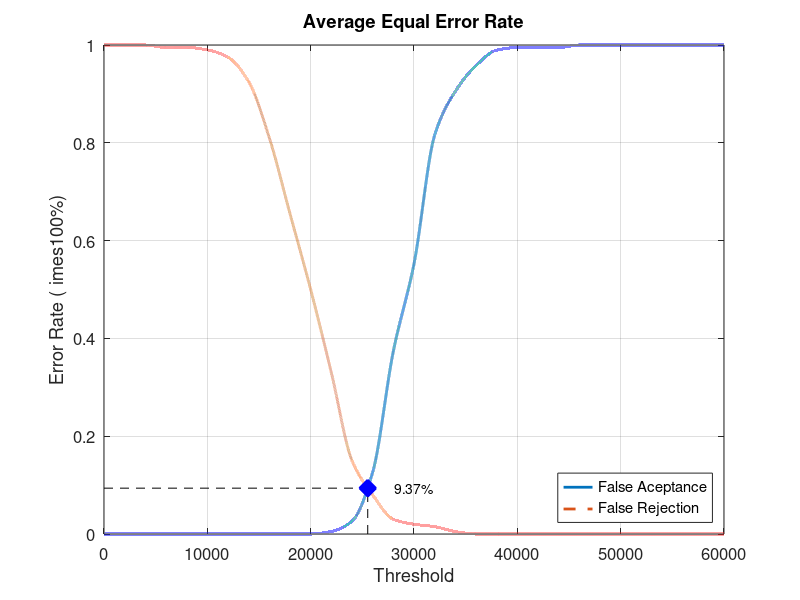
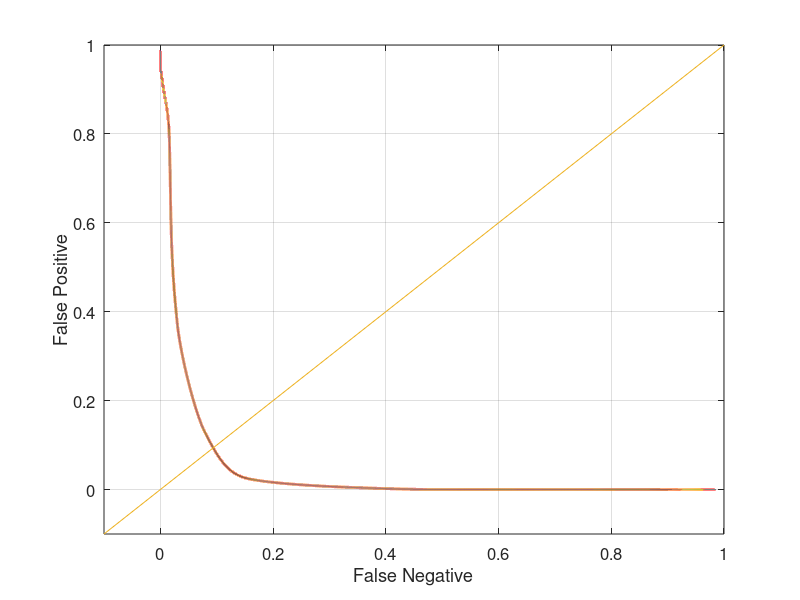

MATLAB code to generate these figures, in order:
close all;
clear;
clc;
x = 0:2000:60000;
xq = 0:0.5:60000;

y0 = [0 0 0 0 0 0 0 0 0 0 0 0.00526316 0.0263158 0.126316 0.373684 0.552632 0.815789 0.905263 0.957895 0.989474 0.994737 0.994737 0.994737 1 1 1 1 1 1 1 1]
yy0 = interp1(x, y0, xq, 'pchip');
y1 = [1 1 1 0.995 0.995 0.99 0.975 0.925 0.81 0.655 0.5 0.33 0.15 0.08 0.03 0.02 0.015 0.005 0 0 0 0 0 0 0 0 0 0 0 0 0]
yy1 = interp1(x, y1, xq, 'pchip');

% Calculating EER: 
y2 = abs(y0 - y1);
find(y2 == min(y2))
yy2 = abs(yy0 - yy1);
xEER = find(yy2 == min(yy2));
xEERIndex = xq(xEER) % X-axis EER
yEER = yy0(xEER) % Y-axis EER

main = figure
plot(xq, yy0,'-','LineWidth', 2);	hold on
plot(xq, yy1,'--','LineWidth', 2);	hold on
plot([xEERIndex xEERIndex], [0 yEER], 'k--');	hold on
plot([0 xEERIndex], [yEER yEER], 'k--');	hold on
plot(xEERIndex, yEER, 'bx', 'LineWidth', 10);	hold on
text(xEERIndex + 10 * xEERIndex / 100, yEER, [num2str(round((10000 * yEER)) / 100) '%'])
legend('False Aceptance', 'False Rejection', 'Location', 'SouthEast')
xlabel('Threshold')
ylabel('Error Rate (	imes100%)')
title('Average Equal Error Rate')
set(gca, 'FontSize', 12)
axis([0 60000 0 1])
grid on

print(main, 'Database2_1Main', '-dpng');
FNRxFPR = figure('Color', [1 1 1]);
plot(yy1, yy0, '-', yy1, yy0, 'LineWidth', 2);
hold on
y = -0.1:0.1:1
plot(y, y); 
set(gca, 'FontSize', 12)
xlabel('False Negative')
ylabel('False Positive')
axis([-0.1 1 -0.1 1])
set(gca, 'FontSize', 12)
grid on

print(FNRxFPR, 'Database2_1FNRxFPR','-dpng');
